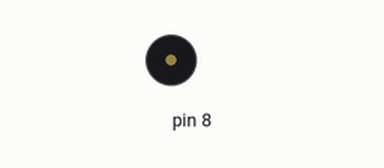
This sketch was run on a simulated Arduino Uno, built with avr-gcc and run on an emulated ATmega328P. Shown: buzzer (waves = sounding).

Above: at 2.1 s.
At 6.85 s:
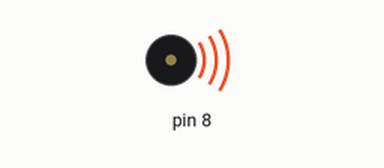
Timing chart, 0 to 7.3 s (numbered marks = the images above):
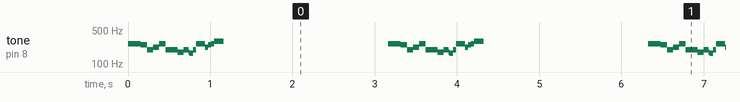

Measured:
- by itself, tone on pin 8: repeats every 3.2 s: 247 Hz 0.08 s, 196 Hz 0.08 s, 220 Hz 0.08 s, 262 Hz 0.07 s, 196 Hz 0.15 s, 175 Hz 0.07 s, 196 Hz 0.06 s, 175 Hz 0.02 s, 165 Hz 0.04 s, 196 Hz 0.04 s, 262 Hz 0.11 s, 220 Hz 0.04 s, 247 Hz 0.04 s, 262 Hz 0.04 s, 294 Hz 0.11 s, silent 2.0 s, 262 Hz 0.16 s

The sketch:

melodiabuzzer.ino
```cpp
#define NOTE_C3 131
#define NOTE_CS3 139
#define NOTE_D3 147
#define NOTE_DS3 156
#define NOTE_E3 165
#define NOTE_F3 175
#define NOTE_FS3 185
#define NOTE_G3 196
#define NOTE_GS3 208
#define NOTE_A3 220
#define NOTE_AS3 233
#define NOTE_B3 247
#define NOTE_C4 262
#define NOTE_CS4 277
#define NOTE_D4 294
#define NOTE_DS4 311
#define NOTE_E4 330
#define NOTE_F4 349
#define NOTE_FS4 349
#define NOTE_G4 392
#define NOTE_GS4 415
#define NOTE_A4 440
#define NOTE_AS4 466
#define NOTE_B4 494

#define WHOLE 1
#define HALF 0.5
#define QUARTER 0.25
#define EIGHTH 0.125
#define SIXTEENTH 0.0625

int tune[] = {NOTE_C4, NOTE_C4, NOTE_C4, NOTE_C4, NOTE_C4, NOTE_B3, NOTE_G3, NOTE_A3, NOTE_C4, NOTE_C4, NOTE_G3, NOTE_G3, NOTE_F3, NOTE_F3, NOTE_G3, NOTE_F3, NOTE_E3, NOTE_G3, NOTE_C4, NOTE_C4, NOTE_C4, NOTE_C4, NOTE_A3, NOTE_B3, NOTE_C4, NOTE_D4};

float duration[] = {EIGHTH, QUARTER+EIGHTH, SIXTEENTH, QUARTER, QUARTER, HALF, HALF, HALF, QUARTER, QUARTER, HALF+QUARTER, QUARTER, QUARTER, QUARTER, QUARTER+EIGHTH, EIGHTH, QUARTER, QUARTER, QUARTER, EIGHTH, EIGHTH, QUARTER, QUARTER, QUARTER, QUARTER, HALF+QUARTER};

int lenght;

void setup() {
  pinMode(8, OUTPUT);
  lenght = sizeof(tune) / sizeof(tune[0]);
}

void loop() {
  for(int x=0; x<lenght; x++){
    tone(8, tune[x]);
    delay(150 * duration[x]);
    noTone(8);
  }
  delay(2000);
}
```
